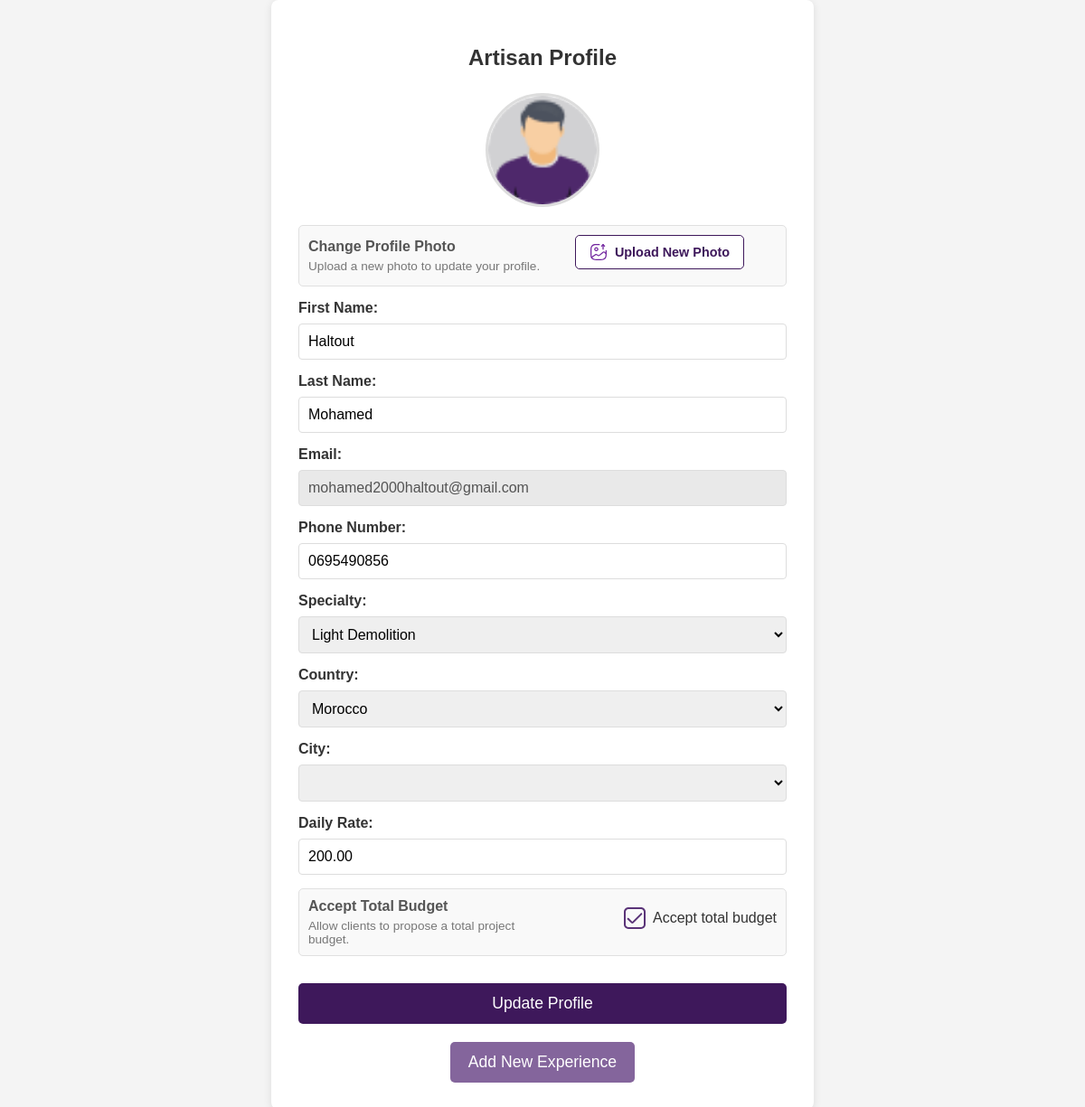
The page /artisan_profile.php (signed in) on the database its author committed.
### tables this page shows
CREATE TABLE Prestataire (
    id_prestataire INT AUTO_INCREMENT PRIMARY KEY,
    id_utilisateur INT NOT NULL,
    id_categorie INT NOT NULL,
    photo TEXT NOT NULL,
    specialite VARCHAR(100) NOT NULL,
    pays VARCHAR(100) NOT NULL,
    ville VARCHAR(100) NOT NULL,
    telephone VARCHAR(20) NOT NULL UNIQUE,
    tarif_journalier DECIMAL(10,2) NOT NULL,
    accepte_budget_global BOOLEAN NOT NULL,
    FOREIGN KEY (id_utilisateur) REFERENCES Utilisateur(id_utilisateur),
    FOREIGN KEY (id_categorie) REFERENCES Categories(id_categorie)
);

CREATE TABLE Utilisateur (
    id_utilisateur INT AUTO_INCREMENT PRIMARY KEY,
    email VARCHAR(255) NOT NULL UNIQUE,
    nom VARCHAR(100) NOT NULL,
    prenom VARCHAR(100) NOT NULL,
    mot_de_passe VARCHAR(255) NOT NULL,
    role ENUM('client', 'prestataire', 'admin') NOT NULL
);

CREATE TABLE Categories (
    id_categorie INT AUTO_INCREMENT PRIMARY KEY,
    nom VARCHAR(100) NOT NULL UNIQUE,
    description TEXT,
    icone TEXT,
    type ENUM('standard', 'emergency') DEFAULT 'standard'
);

### artisan_profile.php (the view, shortened to what this page needs)
<?php
require 'config.php';
$id_utilisateur = $_SESSION['id_utilisateur'];
$stmt = $pdo->prepare("SELECT u.nom, u.prenom, u.email, p.photo, p.specialite, p.pays, p.ville, p.telephone, p.tarif_journalier, p.accepte_budget_global, p.id_categorie FROM Utilisateur u JOIN Prestataire p ON u.id_utilisateur = p.id_utilisateur WHERE u.id_utilisateur = ?");
$stmt->execute([$id_utilisateur]);
$artisan = $stmt->fetch(PDO::FETCH_ASSOC);
$categories = $pdo->query("SELECT id_categorie, nom FROM Categories WHERE type = 'standard'")->fetchAll(PDO::FETCH_ASSOC);
?>
<!DOCTYPE html>
<html lang="en">
<head>
    <link rel="stylesheet" href="artisan_profile.css">
</head>
<body>
    <div class="profile-container">
        <h2>Artisan Profile</h2>
        <form class="profile-form" method="POST" enctype="multipart/form-data">
            <img src="<?= htmlspecialchars($artisan['photo']) ?>" alt="Current Profile Photo" class="current-photo">
            <div class="form-group upload-group">
                <div class="form-info">
                    <label for="profile-photo">Change Profile Photo</label>
                    <div class="description">Upload a new photo to update your profile.</div>
                </div>
                <div class="form-input photo-upload-input">
                    <label for="profile-photo" class="upload-button">
                        <img src="img/upload_image.svg" alt="Upload Icon" class="upload-icon">
                        <span class="upload-placeholder">Upload New Photo</span>
                    </label>
                </div>
            </div>
            <label for="nom">First Name:</label>
            <input type="text" id="nom" name="nom" value="<?= htmlspecialchars($artisan['nom']) ?>" required>
            <label for="prenom">Last Name:</label>
            <input type="text" id="prenom" name="prenom" value="<?= htmlspecialchars($artisan['prenom']) ?>" required>
            <label for="email">Email:</label>
            <input type="email" id="email" name="email" value="<?= htmlspecialchars($artisan['email']) ?>" disabled>
            <label for="telephone">Phone Number:</label>
            <input type="text" id="telephone" name="telephone" value="<?= htmlspecialchars($artisan['telephone']) ?>" required>
            <label for="specialite">Specialty:</label>
            <select name="specialite" id="specialite" required>
                <?php foreach($categories as $cat): ?>
                    <option value="<?= $cat['id_categorie'] ?>" <?= $artisan['id_categorie'] == $cat['id_categorie'] ? 'selected' : '' ?>>
                        <?= htmlspecialchars($cat['nom']) ?>
                    </option>
                <?php endforeach; ?>
            </select>
            <label for="country-select">Country:</label>
            <select name="pays" id="country-select" onchange="updateCities()" required>
                <?php
                $countries = ['Morocco', 'Spain', 'France', 'Belgium', 'Netherlands', 'United Kingdom'];
                foreach ($countries as $country): ?>
                    <option value="<?= htmlspecialchars($country) ?>" <?= $artisan['pays'] == $country ? 'selected' : '' ?>>
                        <?= htmlspecialchars($country) ?>
                    </option>
                <?php endforeach; ?>
            </select>
            <label for="city-select">City:</label>
            <select name="ville" id="city-select" required>
            </select>
            <label for="tarif_journalier">Daily Rate:</label>
            <input type="number" id="tarif_journalier" name="tarif_journalier" value="<?= htmlspecialchars($artisan['tarif_journalier']) ?>" required>
            <div class="form-group checkbox-group">
                <div class="form-info">
                    <label>Accept Total Budget</label>
                    <div class="description">Allow clients to propose a total project budget.</div>
                </div>
                <div class="form-input checkbox-input-container">
                    <label for="accept-budget" class="checkbox-label">
                        <img src="img/checkbox.svg" class="checkbox-icon">
                        <span>Accept total budget</span>
                    </label>
                </div>
            </div>
            <button type="submit">Update Profile</button>
        </form>
        <div class="add-experience-button-container">
            <a href="ad_exeperience.php" class="add-experience-button">Add New Experience</a>
        </div>
    </div>
</body>
</html>

### artisan_profile.css (style rules this page uses)
body { font-family: Arial, sans-serif; background-color: #f4f4f4; display: flex; justify-content: center; align-items: center; min-height: 100vh; margin: 0; }
.profile-container { background-color: #fff; padding: 30px; border-radius: 8px; box-shadow: 0 2px 10px rgba(0, 0, 0, 0.1); width: 100%; max-width: 600px; box-sizing: border-box; }
h2 { text-align: center; color: #333; margin-bottom: 25px; }
.profile-form { display: flex; flex-direction: column; }
.current-photo { display: block; width: 120px; height: 120px; border-radius: 50%; object-fit: cover; margin: 0 auto 20px auto; border: 3px solid #ddd; }
.form-group { display: flex; align-items: center; margin-bottom: 15px; border: 1px solid #e0e0e0; border-radius: 5px; padding: 10px; background-color: #f9f9f9; }
.form-group .form-info { flex: 1; }
.form-group .form-info label { font-weight: bold; color: #555; margin-bottom: 5px; display: block; }
.form-group .form-info .description { font-size: 0.85em; color: #777; }
.form-group .form-input { flex: 1; display: flex; justify-content: flex-end; align-items: center; }
.upload-group .photo-upload-input { justify-content: center; }
.upload-button { display: flex; align-items: center; justify-content: center; padding: 8px 15px; background-color: white; color: #3E185B; border: 1px solid #3E185B; border-radius: 5px; cursor: pointer; font-size: 0.9em; transition: background-color 0.3s ease; }
.upload-icon { width: 20px; height: 20px; margin-right: 8px; filter: invert(18%) sepia(70%) saturate(2000%) hue-rotate(250deg) brightness(60%) contrast(120%); }
.upload-placeholder { white-space: nowrap; }
label { margin-bottom: 8px; font-weight: bold; color: #333; }
input[type="text"], input[type="email"], input[type="number"], select { width: 100%; padding: 10px; margin-bottom: 15px; border: 1px solid #ddd; border-radius: 4px; box-sizing: border-box; font-size: 1em; }
input[type="email"][disabled] { background-color: #e9e9e9; cursor: not-allowed; }
.checkbox-group { display: flex; align-items: center; margin-bottom: 20px; padding: 10px; border: 1px solid #e0e0e0; border-radius: 5px; background-color: #f9f9f9; }
.checkbox-group .form-info { flex: 1; }
.checkbox-group .form-input { flex: 1; display: flex; justify-content: flex-end; align-items: center; }
.checkbox-input-container { display: flex; align-items: center; }
.checkbox-label { display: flex; align-items: center; cursor: pointer; font-weight: normal; color: #333; }
.checkbox-icon { width: 24px; height: 24px; margin-right: 8px; transition: transform 0.2s ease-in-out; }
button[type="submit"] { background-color: #3E185B; color: white; padding: 12px 20px; border: none; border-radius: 5px; cursor: pointer; font-size: 1.1em; transition: background-color 0.3s ease; margin-top: 10px; }
.add-experience-button-container { text-align: center; margin-top: 20px; }
.add-experience-button { display: inline-block; background-color: #84659C; color: white; padding: 12px 20px; border: none; border-radius: 5px; cursor: pointer; font-size: 1.1em; text-decoration: none; transition: background-color 0.3s ease; }

### rows shown on the page
prestataire: photo (picture), nom "Haltout", prenom "Mohamed", email "mohamed2000haltout@gmail.com", telephone "0695490856", specialite "Light Demolition", pays "Morocco", tarif_journalier "200.00"
